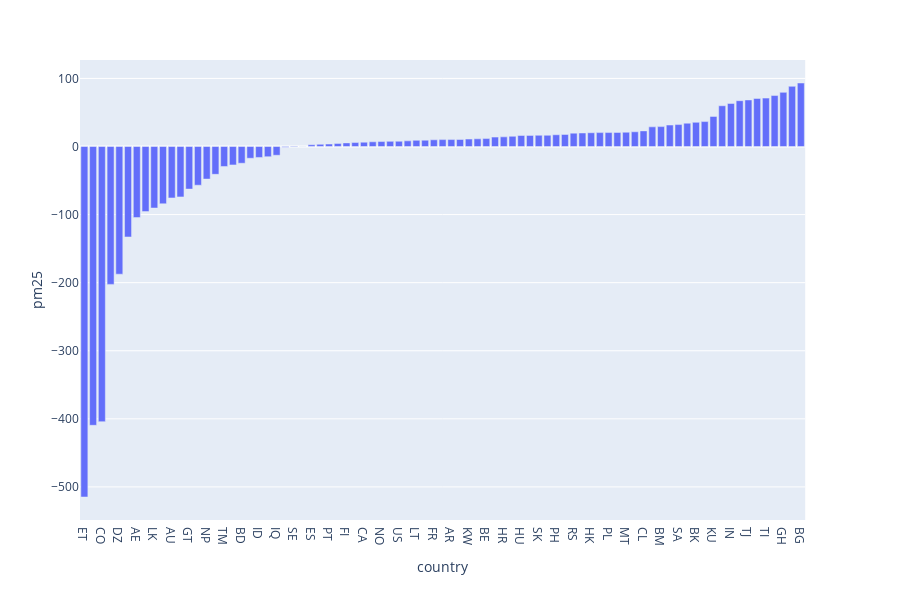

Notebook source saved alongside this figure:
### Code cell
import plotly.express as px
fig = px.bar(df_pm25, x='country', y='pm25')
fig.show()

### Figure 1 — Plotly figure (JSON) as saved in the notebook; plotly's stock layout.template omitted (floating-point values rounded to 4 significant figures)
{"data": [{"alignmentgroup": "True", "hoverlabel": {"namelength": 0}, "hovertemplate": "country=%{x}<br>pm25=%{y}", "legendgroup": "", "marker": {"color": "#636efa"}, "name": "", "offsetgroup": "", "orientation": "v", "showlegend": false, "textposition": "auto", "type": "bar", "x": ["ET", "CW", "CO", "NL", "DZ", "UZ", "AE", "JO", "LK", "UG", "AU", "VN", "GT", "MM", "NP", "BH", "TM", "KZ", "BD", "LA", "ID", "PE", "IQ", "XK", "SE", "IT", "ES", "IE", "PT", "KG", "FI", "CR", "CA", "KE", "NO", "CS", "US", "sk", "LT", "LU", "FR", "CH", "AR", "GB", "KW", "DE", "BE", "IL", "HR", "BR", "HU", "NG", "SK", "CE", "PH", "CZ", "RS", "BA", "HK", "MX", "PL", "TW", "MT", "TX", "CL", "KV", "BM", "MK", "SA", "PK", "BK", "CN", "KU", "IZ", "IN", "MG", "TJ", "SG", "TI", "MN", "GH", "AF", "BG"], "xaxis": "x", "y": [-514.8, -409.5, -404.1, -202.5, -187.5, -132.9, -104.5, -95.61, -90.35, -84.15, -75.55, -74.0, -62.53, -56.85, -47.83, -40.86, -29.34, -27.03, -24.59, -17.26, -16.08, -14.95, -12.86, -0.9486, -0.7406, 0.1367, 2.544, 3.223, 3.649, 4.526, 5.317, 5.808, 6.35, 6.907, 7.263, 7.548, 7.71, 8.271, 9.089, 9.278, 9.85, 10.13, 10.18, 10.32, 10.94, 11.28, 11.65, 13.81, 14.17, 14.97, 16.19, 16.33, 16.44, 16.47, 17.23, 17.7, 19.64, 19.84, 20.2, 20.39, 20.46, 20.64, 20.96, 21.6, 22.94, 28.87, 29.22, 31.53, 32.18, 34.25, 35.49, 36.61, 44.21, 59.83, 63.23, 67.3, 68.4, 70.59, 71.08, 74.83, 79.53, 88.36, 93.27], "yaxis": "y"}], "layout": {"barmode": "relative", "height": 600, "legend": {"tracegroupgap": 0}, "margin": {"t": 60}, "xaxis": {"anchor": "y", "domain": [0, 0.98], "title": {"text": "country"}}, "yaxis": {"anchor": "x", "domain": [0, 1], "title": {"text": "pm25"}}}}
